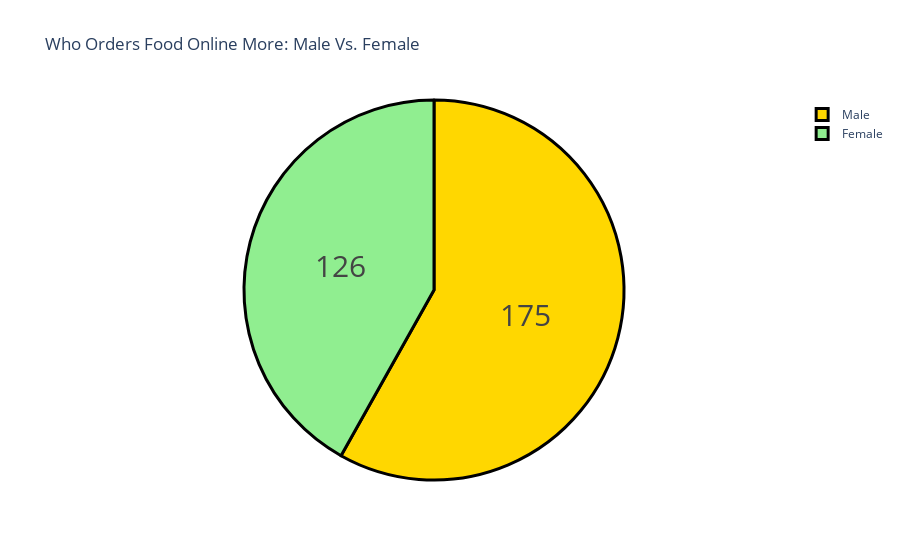

The notebook cell saved with this chart:
### Code cell
gender = buying_again_data["Gender"].value_counts()
label = gender.index
counts = gender.values
colors = ['gold','lightgreen']

fig = go.Figure(data=[go.Pie(labels=label, values=counts)])
fig.update_layout(title_text='Who Orders Food Online More: Male Vs. Female')
fig.update_traces(hoverinfo='label+percent', textinfo='value', textfont_size=30,
                  marker=dict(colors=colors, line=dict(color='black', width=3)))
fig.show()

### Figure 1 — Plotly figure (JSON) as saved in the notebook; plotly's stock layout.template omitted (floating-point values rounded to 4 significant figures)
{"data": [{"hoverinfo": "label+percent", "labels": ["Male", "Female"], "marker": {"colors": ["gold", "lightgreen"], "line": {"color": "black", "width": 3}}, "textfont": {"size": 30}, "textinfo": "value", "type": "pie", "values": [175, 126]}], "layout": {"title": {"text": "Who Orders Food Online More: Male Vs. Female"}}}
